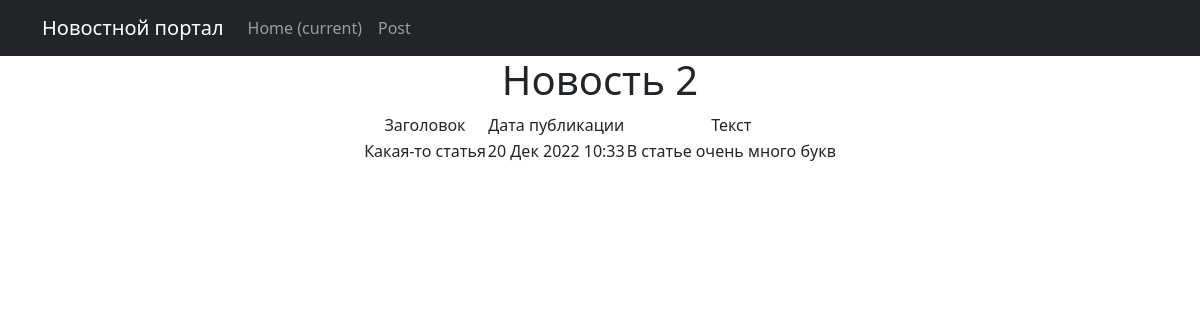
The page /news/2 on the database its author committed.
### news/models.py (models this page shows, shortened)
class Post(models.Model):
    author = models.ForeignKey(Author, on_delete=models.CASCADE)
    NEWS = 'NW'
    ARTICLE = 'AR'
    CATEGORY_CHOICES = (
        (NEWS, 'Новость'),
        (ARTICLE, 'Статья'),
    )
    category_type = models.CharField(max_length=2, choices=CATEGORY_CHOICES, default=ARTICLE)
    dateCreation = models.DateTimeField(auto_now_add=True)
    postCategory = models.ManyToManyField(Category, through="PostCategory")
    title = models.CharField(max_length=128)
    text = models.TextField()
    rating = models.SmallIntegerField(default=0)
    def __str__(self):
        return '{}'.format(self.pk)

### news/views.py (the view)
# urls.py: path('<int:pk>', NewsDetail.as_view(), name='news detail'),
class NewsDetail(DetailView):
    model = Post
    template_name = 'new.html'
    context_object_name = 'new'

### news/templatetags/custom_filters.py (called while the page is built)
@register.filter(name="censor")
def censor(value):
    if not isinstance(value, str):
        raise TypeError(f"Ошибка: переменная {value} должна быть строкой")
    for bw in value.split():
        if bw.lower() in bad_words:
            value = value.replace(bw, list(bw)[0] + ((len(bw) - 1) * "*"))
    return value

### news/templates/flatpages/new.html (shortened to what this page needs)
{% extends 'default.html' %}
{% load custom_filters %}
{% block content %}
<h1>Новость {{ new }}</h1>
<table style="margin-left: auto; margin-right: auto;">
<tr>
    <td>Заголовок</td>
    <td>Дата публикации</td>
    <td>Текст</td>
</tr>
<tr>
    <td>{{ new.title|censor }}</td>
    <td>{{ new.dateCreation|date:'d M Y H:i' }}</td>
    <td>{{ new.text|censor }}</td>
</tr>
</table>
{% endblock content %}

### rows shown on the page
Post: id "2", title|censor "Какая-то статья", dateCreation "20 Дек 2022 10:33", text|censor "В статье очень много букв"
